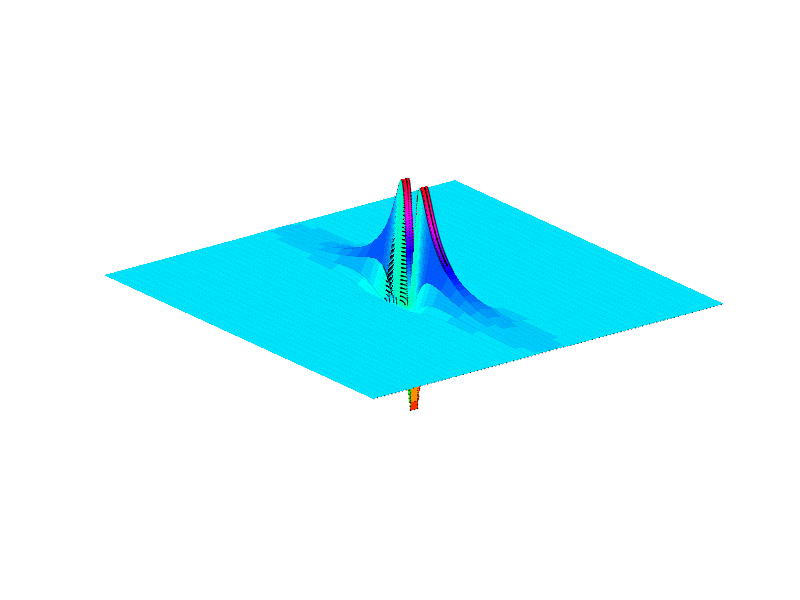

The MATLAB source for this figure:
% Define the parameters for the Morlet wavelets
s = 2; % Scale parameter
w = linspace(1, 150, 150); % Angular frequency parameter (100 frequencies)

% Define the range of x and t values
x = linspace(-10, 10, 50);
t = linspace(-1.5, 1.5, 3000);

% Create a grid of x and t values
[X, T] = meshgrid(x, t);

% Initialize a matrix to store the wavelet values
W = zeros(size(X));

% Compute the Morlet wavelet values for each frequency
for i = 1:numel(w)
    r = exp(-(X.^2 + (s*w(i)*T).^2)/2) .* cos(w(i)*X);
    W = W + r;
end

% Generate the 3D plot with colorization
figure;
colormap HSV; % Set colormap to hotter colors
h = surf(X, T, fliplr(W));
set(h,'LineStyle',':')
% xlabel('x');
% ylabel('t');
% zlabel('Morlet Wavelet');
% title('3D Morlet Wavelets at 100 Frequencies');
axis off; % Remove the axis
colorbar off; % Remove the colorbar
set(gcf,'Color','k');

% Save the 3D plot image without the axis and scale
saveas(gcf, '3DMorletWavelet.png');